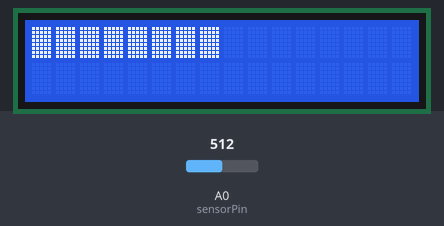
Simulated run of this sketch. Board: Arduino Uno, built with avr-gcc and run on an emulated ATmega328P. Shown: 16×2 character LCD. The inputs (shaded band) are chosen by the test bench; at power-on: A0 (sensorPin) = 512.

Above: at 1.3 s.
1.4 s: A0 (sensorPin) set to 716
At 2.6 s:
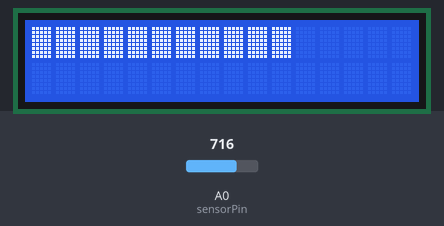
2.9 s: A0 (sensorPin) set to 900
At 4.0 s:
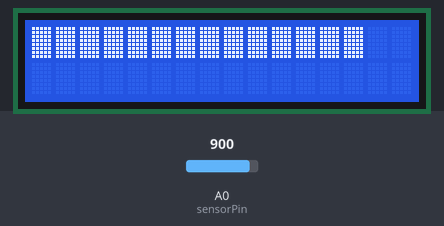
4.4 s: A0 (sensorPin) set to 1023
At 5.4 s:
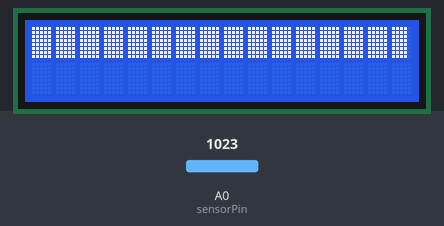
5.9 s: A0 (sensorPin) set to 511
At 6.7 s:
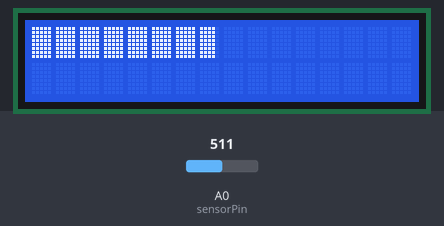
7.4 s: A0 (sensorPin) set to 306
At 8.0 s:
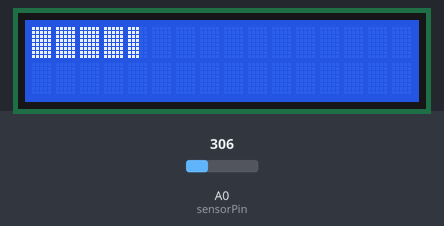
8.9 s: A0 (sensorPin) set to 122
At 9.3 s:
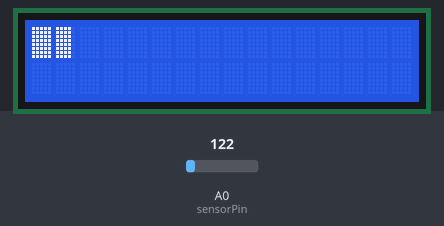
Timing chart, 0 to 11.4 s (numbered marks = the images above; inputs shaded):
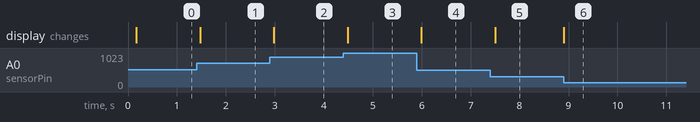

Measured:
- after the input at 1.4 s, the display: changes after 0.08 s (image 1)
- after the input at 2.9 s, the display: changes after 0.08 s (image 2)
- after the input at 4.4 s, the display: changes after 0.09 s (image 3)
- after the input at 5.9 s, the display: changes after 0.09 s (image 4)
- after the input at 7.4 s, the display: changes after 0.10 s (image 5)
- after the input at 8.9 s, the display: changes at once (image 6)

The sketch:

Demo4_LCD162_mitgraphbar.ino
```cpp
/*
  SKETCHING MIT HARDWARE
     DMP - WS 23_24
  - Demo 4 : Bargraph-Library
  This project demonstrates how to use the Library Bargraph
  with a LCD Display
  Martinez
*/

#include <LiquidCrystal.h>
#include <LcdBarGraph.h>

byte lcdNumCols = 16; // -- number of columns in the LCD
byte sensorPin = A0; // -- value for this example

LiquidCrystal lcd(12, 11, 5, 4, 3, 2); // -- creating LCD instance
LcdBarGraph lbg(&lcd, lcdNumCols);  // -- creating bargraph instance, format is (&lcd, lcdNumCols, start X, start Y). So (&lcd, 16, 0, 1) would set the bargraph length to 16 columns and start the bargraph at column 0 on row 1.

void setup() {
  // -- initializing the LCD
  lcd.begin(2, lcdNumCols);
  lcd.clear();
  // -- do some delay some time I've got broken visualization
  delay(100);
}

void loop()
{
  // -- draw bar graph from the analog value readed
  lbg.drawValue( analogRead(sensorPin), 1024);
  // -- do some delay: frequent draw may cause broken visualization
  delay(100);
}
```
